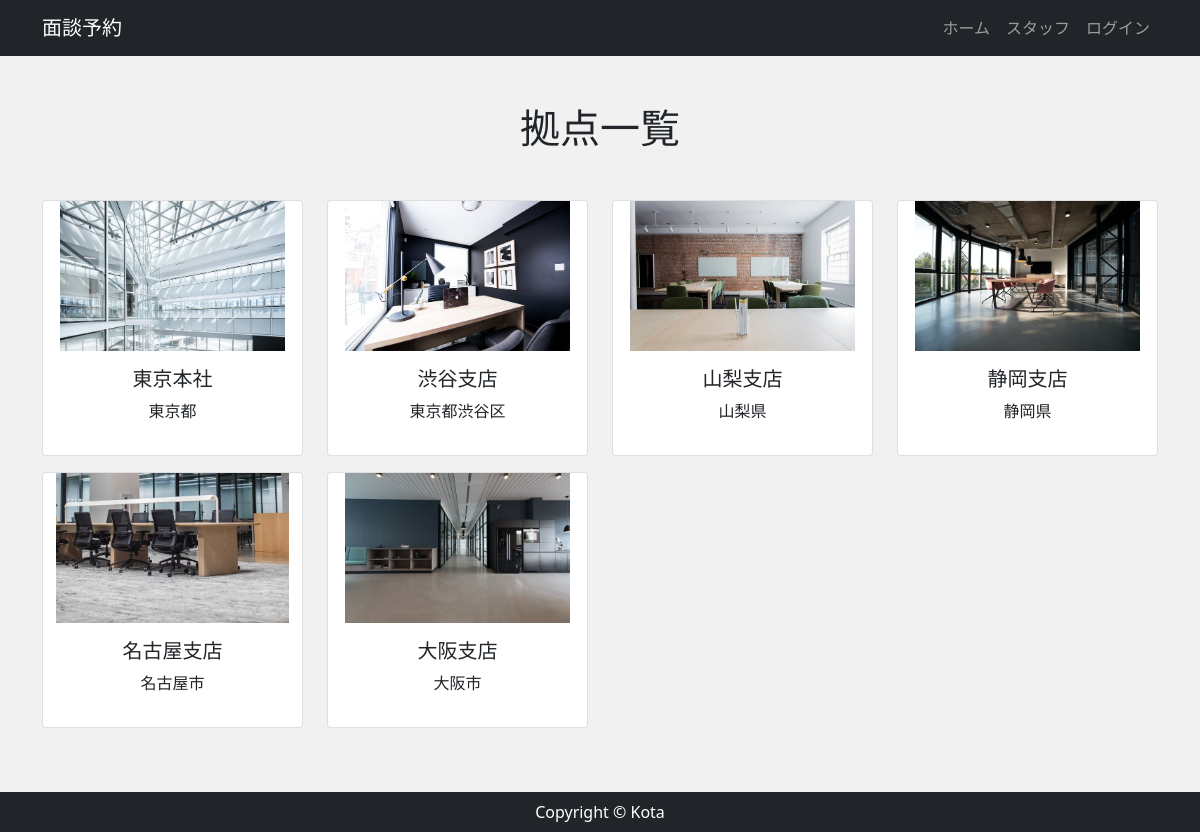
The page / on the database its author committed.
### app/models.py (models this page shows, shortened)
class Store(models.Model):
    name = models.CharField('店舗', max_length=100)
    address = models.CharField('住所', max_length=100, null=True, blank=True)
    tel = models.CharField('電話番号', max_length=100, null=True, blank=True)
    description = models.TextField('説明', default='', blank=True)
    image = models.ImageField(upload_to='images', verbose_name='イメージ画像', null=True, blank=True)

### app/views.py (the view)
# urls.py: path('', views.StoreView.as_view(), name='store'),
class StoreView(View):
    def get(self, request, *args, **kwargs):
        store_data = Store.objects.all()
        if request.user.is_authenticated:
            start_date = date.today()
            weekday = start_date.weekday()
            if weekday != 6:
                start_date = start_date - timedelta(days=weekday + 1)
            return redirect('mypage', start_date.year, start_date.month, start_date.day)
        store_data = Store.objects.all()
        return render(request, 'app/store.html',{
            'store_data': store_data
        })

### app/templates/app/store.html (shortened to what this page needs)
{% extends 'app/base.html' %}
{% block content %}
<div class="text-center my-5">
    <div class="mb-5">
        <h1>拠点一覧</h1>
    </div>
    <div class="row">
        {% for store in store_data %}
            <div class="col-lg-3 col-md-6">
                <div class="card imag-thumbnail storelist mb-3">
                    <img src="{{ store.image.url }}" alt="" class="card-img-top card-thum">
                    <div class="card-boby text-center px-2 py-3">
                        <h5 class="font-weight-bold">{{ store.name }}</h5>
                        <p>{{ store.address }}</p>
                    </div>
                </div>
            </div>
        {% empty %}
            <p>まだ店舗がありません</p>
        {% endfor %}
    </div>
</div>
{% endblock %}

### app/templates/app/base.html (shortened to what this page needs)
{% load static %}
<!DOCTYPE html>
<html lang="ja">
<head>
    <link href="https://cdn.jsdelivr.net/npm/bootstrap@5.0.2/dist/css/bootstrap.min.css" rel="stylesheet">
    <link rel="stylesheet" href="https://cdnjs.cloudflare.com/ajax/libs/font-awesome/5.13.0/css/all.min.css">
    <link rel="stylesheet" href="{% static 'css/style.css' %}">
</head>
<body>
    <nav class="navbar navbar-expand-lg navbar-dark bg-dark">
        <div class="container">
            <a href="/" class="navbar-brand">面談予約</a>
            <ul class="navbar-nav ml-auto">
                <li class="nav-item">
                    <a href="/" class="nav-link">ホーム</a>
                </li>
                {% if user.is_authenticated %}
                    <li class="nav-item">
                        <a href="{% url 'profile' %}" class="nav-link">プロフィール</a>
                    </li>
                    <li class="nav-item">
                        <a href="{% url 'account_logout' %}" class="nav-link">ログアウト</a>
                    </li>
                {% else %}
                    <li class="nav-item">
                        <a href="{% url 'account_signup' %}" class="nav-link">スタッフ</a>
                    </li>
                    <li class="nav-item">
                        <a href="{% url 'account_login' %}" class="nav-link">ログイン</a>
                    </li>
                {% endif %}
            </ul>
        </div>
    </nav>
    <main>
        <div class="container">
            {% block content %}
            {% endblock %}
        </div>
    </main>
    <footer class="py-2 bg-dark">
        <p class="m-0 text-center text-white">Copyright &copy; Kota</p>
    </footer>
</body>
</html>

### app/static/css/style.css (style rules this page uses)
* { margin: 0; padding: 0; box-sizing: border-box; }
body { background: #F1F1F1; display: flex; flex-flow: column; min-height: 100vh; }
main { flex: 1; }
.storelist img { height: 150px; object-fit: contain; }

### rows shown on the page
Store: image (picture), name "東京本社", address "東京都"
Store: image (picture), name "渋谷支店", address "東京都渋谷区"
Store: image (picture), name "山梨支店", address "山梨県"
Store: image (picture), name "静岡支店", address "静岡県"
Store: image (picture), name "名古屋支店", address "名古屋市"
Store: image (picture), name "大阪支店", address "大阪市"
